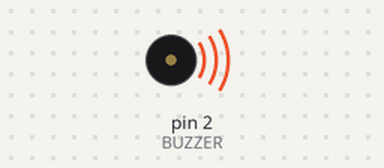
Bench run of a sketch on a simulated Arduino Uno, built with avr-gcc and run on an emulated ATmega328P. Parts: buzzer (waves = sounding).

Above: at 0.15 s.
At 7.7 s:
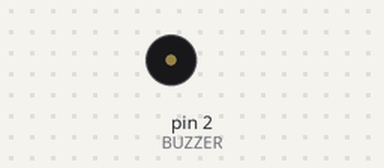
Timing chart, 0 to 11.9 s (numbered marks = the images above):
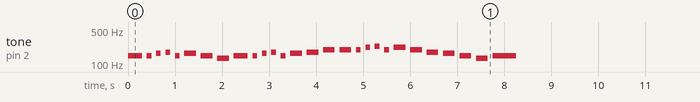

The sketch:

sketch_aug01a.ino
```cpp
#define BUZZER 2

void setup() {
 pinMode(BUZZER, OUTPUT);
  noTone(BUZZER);
}

void loop() {
    tone(BUZZER, 147); //D
    delay(300);
    noTone(BUZZER);
    delay(100);
    tone(BUZZER, 147); //D
    delay(100);
    noTone(BUZZER);
    delay(100);
    tone(BUZZER, 165); //E
    delay(100);
    noTone(BUZZER);
    delay(100);
    tone(BUZZER, 175); //F
    delay(100);
    noTone(BUZZER);
    delay(100);
    tone(BUZZER, 147); //D
    delay(100);
    noTone(BUZZER);
    delay(100);
    tone(BUZZER, 165); //E
    delay(250);
    noTone(BUZZER);
    delay(100);
    tone(BUZZER, 147); //D
    delay(250);
    noTone(BUZZER);
    delay(100);
    tone(BUZZER, 131); //C
    delay(250);
    noTone(BUZZER);
    delay(100);

    //další část

    tone(BUZZER, 147); //D
    delay(300);
    noTone(BUZZER);
    delay(100);
    tone(BUZZER, 147); //D
    delay(100);
    noTone(BUZZER);
    delay(100);
    tone(BUZZER, 165); //E
    delay(100);
    noTone(BUZZER);
    delay(100);
    tone(BUZZER, 175); //F
    delay(100);
    noTone(BUZZER);
    delay(100);
    tone(BUZZER, 147); //D
    delay(100);
    noTone(BUZZER);
    delay(100);
    tone(BUZZER, 165); //E
    delay(250);
    noTone(BUZZER);
    delay(100);
    tone(BUZZER, 175); //F
    delay(250);
    noTone(BUZZER);
    delay(100);
    tone(BUZZER, 196); //G
    delay(250);
    noTone(BUZZER);
    delay(100);
    tone(BUZZER, 196); //G
    delay(250);
    noTone(BUZZER);
    delay(100);
    tone(BUZZER, 196); //G
    delay(100);
    noTone(BUZZER);
    delay(100);
    tone(BUZZER, 220); //A
    delay(100);
    noTone(BUZZER);
    delay(100);
    tone(BUZZER, 233); //A#
    delay(100);
    noTone(BUZZER);
    delay(100);
    tone(BUZZER, 196); //G
    delay(100);
    noTone(BUZZER);
    delay(100);
    tone(BUZZER, 220); //A
    delay(250);
    noTone(BUZZER);
    delay(100);
    tone(BUZZER, 196); //G
    delay(250);
    noTone(BUZZER);
    delay(100);
    tone(BUZZER, 175); //F
    delay(250);
    noTone(BUZZER);
    delay(100);
    tone(BUZZER, 165); //E
    delay(250);
    noTone(BUZZER);
    delay(100);
    tone(BUZZER, 147); //D
    delay(250);
    noTone(BUZZER);
    delay(100);
    tone(BUZZER, 131); //C
    delay(250);
    noTone(BUZZER);
    delay(100);
    tone(BUZZER, 147); //D
    delay(500);
    noTone(BUZZER);
    delay(10000);
}
```

Measured:
- by itself, tone on pin 2 (BUZZER): plays 147 Hz for 0.30 s, 147 Hz for 0.10 s, 165 Hz for 0.10 s, 175 Hz for 0.10 s, 147 Hz for 0.10 s, 165 Hz for 0.25 s … (204 notes in this stretch)
